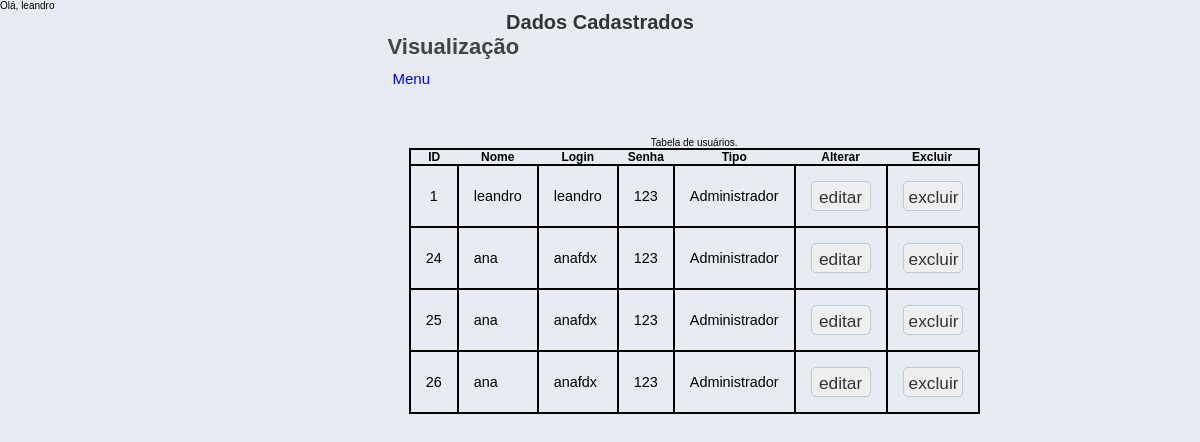
The app's page /relatorio.php (signed in) with its own data.
### tables this page shows
CREATE TABLE `usuarios` (
  `usu_id` int(11) NOT NULL,
  `nome` varchar(255) DEFAULT NULL,
  `usuario` varchar(255) DEFAULT NULL,
  `senha` varchar(255) DEFAULT NULL,
  `tipo` int(11) DEFAULT NULL
);

### relatorio.php (the view, shortened to what this page needs)
<?php
echo "Olá, " . $_SESSION['usuarioNome'];
?>
<!DOCTYPE HTML>
<html lang="pt-br">
	<head>
		<link rel="stylesheet" href="styles/comum.css" media="screen" />
		<link rel="stylesheet" href="styles/estrutura.css" media="screen" />
	</head>
	<body>
		<div class="cadastro">
			<h1>Dados Cadastrados</h1>
			<h2>Visualização</h2>
            <a href="index.php">Menu</a>
                <div style="width:90%; margin-top: 50px; margin-bottom: 50px; margin-left: auto; margin-right: auto;">
                <?php
                $conexao = @mysql_connect("localhost", "root", "");
                if ($conexao) {
                    $resultado = mysql_query("SELECT * FROM usuarios", $conexao);
                    echo "<table border='1' class='Usuarios' style='border: 1px solid #ffff;'>";
                    echo "<caption>Tabela de usuários.</caption>";
                    echo "<thead>";
                    echo "<th>"."ID"."</th>";
                    echo "<th>"."Nome"."</th>";
                    echo "<th>"."Login"."</th>";
                    echo "<th>"."Senha"."</th>";
                    echo "<th>"."Tipo"."</th>";
                    echo "<th>"."Alterar"."</th>";
                    echo "<th>"."Excluir"."</th>";
                    echo "</thead>";
                    echo "<tbody>";
                    while ($linha = mysql_fetch_array($resultado)) {
                        echo "<tr>";
                        echo "<td style='text-align:center;'>" . $linha["usu_id"] . "</td>";
                        echo "<td>" . $linha["nome"] . "</td>";
                        echo "<td>" . $linha["usuario"] . "</td>";
                        echo "<td>" . $linha["senha"] . "</td>";
                        if ($linha["tipo"] == "0") {
                            echo "<td>" . "Usuário comum" . "</td>";
                        } else {
                            echo "<td>";
                            echo "Administrador";
                            echo "</td>";
                       }
                        echo "<td>
                         <form action='Alterar.php'  method='post'>
                         <input type='submit' class='editar' value='editar' target='_blank'/>
                         <input type='hidden' name='id' value='{$linha['usu_id']}' />
                         <input type='hidden' name='nome' value='{$linha['nome']}' />
                         <input type='hidden' name='usuario' value='{$linha['usuario']}' />
                         <input type='hidden' name='senha' value='{$linha['senha']}' />
                         <input type='hidden' name='tipo' value='{$linha['tipo']}' />
                         </form>
                          </td>";
                        echo "<td>
                                <form action='acoes.php'  method='post'>
                                <input type='submit' class='excluir' value='excluir' />
                                <input type='hidden' name='id' value='{$linha['usu_id']}' />
                                <input type='hidden' name='acao' value='excluirUsuario' />
                                </form>
                                 </td>";
                        echo "</tr>";
                    }
                    echo "</tbody>";
                    echo "</table>";
                } else {
                    echo "Não foi possivel conectar ao servidor de dados";
                }
                ?>
		</div>
	</body>
</html>

### styles/comum.css (style rules this page uses)
* { margin: 0; padding: 0; border: none; text-decoration: none; font-family: inherit; font-size: 100%; }
a { outline: none; }
table { border-collapse: collapse; border-spacing: 0; }
body { font-size: 62.5%; font-family: arial, helvetica, sans-serif; color: #; }

### styles/estrutura.css (style rules this page uses)
html { background: #E7EBF2; }
a { color: blue; padding: 5px; font-size: 1.5em; }
.cadastro { width: 425px; height: auto; display: block; margin: 0 auto; }
h1 { color: #333; font-size: 2.0em; text-align: center; }
h2 { color: #444; font-size: 2.2em; margin-bottom: 10px; }
form { width: auto; height: auto; }
input, select { width: 180px; height: auto; font-size: 1.8em; float: left; padding: 8px 10px; margin-bottom: 10px; border-radius: 5px; border: 1px solid #BDC7D8; }
input[type="reset"], input[type="submit"] { width: 150px; height: auto; float: left; color: #333; cursor: pointer; margin-right: 30px; }
tr, td { border: 2px solid #000; padding: 15px 15px; font-size: 1.2em; }
input[class="editar"], input[class="excluir"] { width: 60px; height: 30px; font-size: 1.2em; margin: 0; padding: 5px 5px; }

### records on screen
usuarios: usu_id "1", nome "leandro", usuario "leandro", senha "123", tipo "Administrador"
usuarios: usu_id "24", nome "ana", usuario "anafdx", senha "123", tipo "Administrador"
usuarios: usu_id "25", nome "ana", usuario "anafdx", senha "123", tipo "Administrador"
usuarios: usu_id "26", nome "ana", usuario "anafdx", senha "123", tipo "Administrador"

### other values on screen
$_SESSION['usuarioNome'] "leandro"
